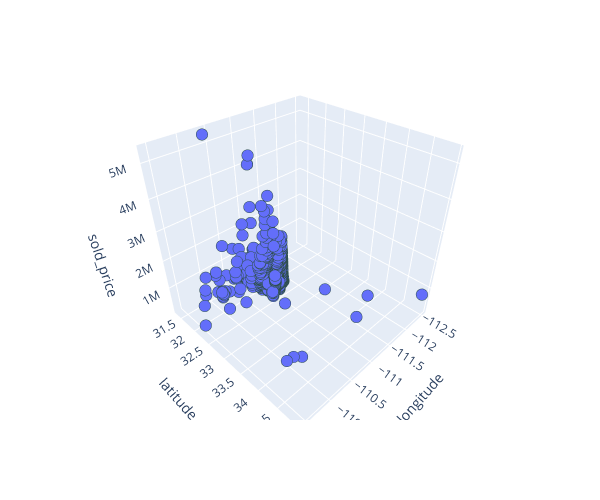

Notebook code cell kept with this figure:
### Code cell
# Create 3D scatter plot
fig = px.scatter_3d(
    df,
    x='longitude',
    y='latitude',
    z='sold_price',
    labels={"lon": "longitude", "lat": "latitude", "price_aprox_usd": "price"},
    width=600,
    height=500,
)

# Refine formatting
fig.update_traces(
    marker={"size": 4, "line": {"width": 2, "color": "DarkSlateGrey"}},
    selector={"mode": "markers"},
)

# Display figure
fig.show()

### Figure 1 — Plotly figure (JSON) as saved in the notebook; plotly's stock layout.template omitted (floating-point values rounded to 4 significant figures; data arrays with more than 128 entries replaced by an {"elided": "..."} marker saying what was removed)
{"data": [{"hovertemplate": "longitude=%{x}<br>latitude=%{y}<br>sold_price=%{z}<extra></extra>", "legendgroup": "", "marker": {"color": "#636efa", "line": {"color": "DarkSlateGrey", "width": 2}, "size": 4, "symbol": "circle"}, "mode": "markers", "name": "", "scene": "scene", "showlegend": false, "type": "scatter3d", "x": {"elided": "5000 float values"}, "y": {"elided": "5000 float values"}, "z": {"elided": "5000 float values"}}], "layout": {"height": 500, "legend": {"tracegroupgap": 0}, "margin": {"t": 60}, "scene": {"aspectmode": "auto", "aspectratio": {"x": 1, "y": 1, "z": 1}, "domain": {"x": [0, 1], "y": [0, 1]}, "xaxis": {"title": {"text": "longitude"}, "type": "linear"}, "yaxis": {"title": {"text": "latitude"}, "type": "linear"}, "zaxis": {"title": {"text": "sold_price"}, "type": "linear"}}, "width": 600}}
